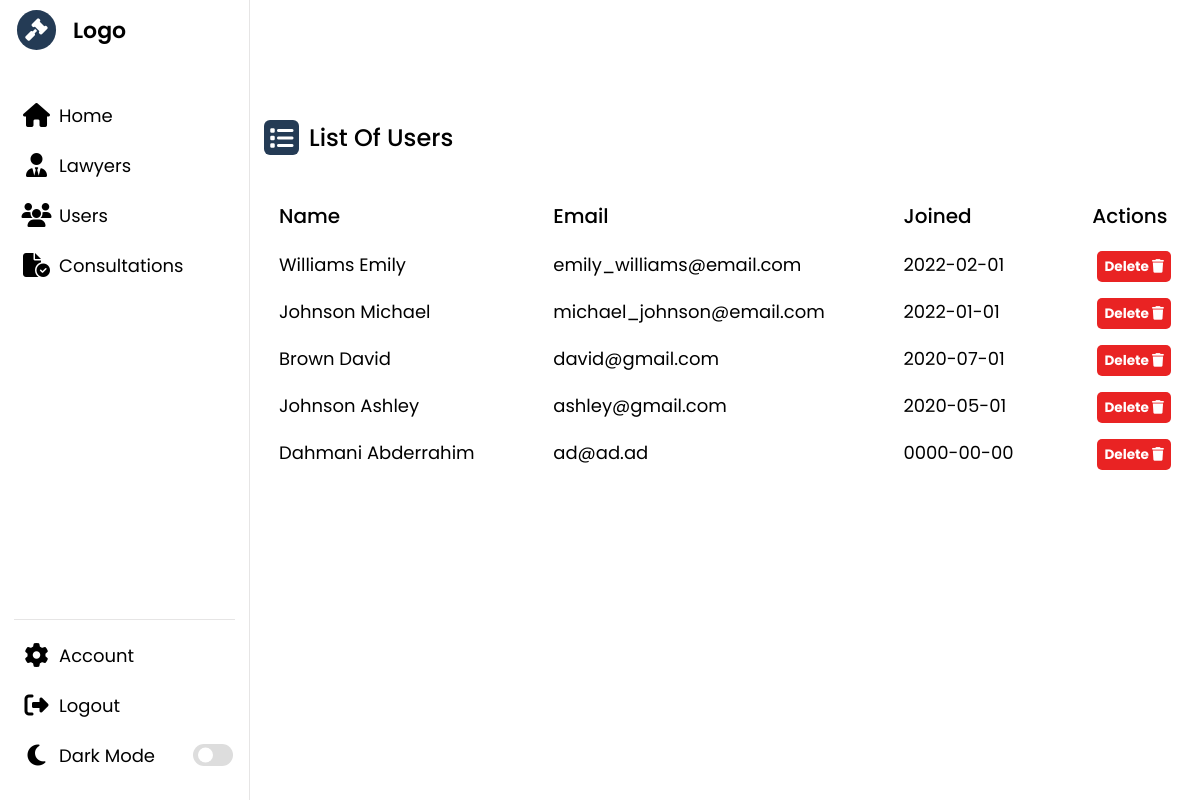
The page /admin/pages/user/user.php (signed in) on the database its author committed.
### tables this page shows
CREATE TABLE `client` (
  `idP` int(11) NOT NULL,
  `nomP` varchar(50) NOT NULL,
  `prenomP` varchar(50) NOT NULL,
  `gender` varchar(50) NOT NULL,
  `adresse` varchar(200) NOT NULL,
  `CNI` varchar(50) NOT NULL,
  `email` varchar(50) NOT NULL,
  `password` varchar(50) NOT NULL,
  `signupDate` date NOT NULL,
  `tel` varchar(15) NOT NULL,
  `photo` varchar(100) NOT NULL
);

### admin/pages/user/user.php (the view, shortened to what this page needs)
<!DOCTYPE html>
<html lang="en">
<head>
    <link rel="stylesheet" href="../../style.css" />
    <link rel="stylesheet" href="https://cdnjs.cloudflare.com/ajax/libs/font-awesome/6.2.1/css/all.min.css" />
</head>
<?php
if (isset($_SESSION['loggedAdmin']) && $_SESSION['loggedAdmin'] == true) {
?>
<body>
    <?php
        include($_SERVER['DOCUMENT_ROOT'] . "/lawyerProject/admin/assets/headerA.php");
        ?>
    <section class="dashboard">
        <div class="dash-content">
            <div class="activity">
                <div class="title">
                    <i class="fa-solid fa-list"></i>
                    <span class="text">List Of Users</span>
                </div>
                <div class="activity-data">
                    <div class="data">
                        <span class="data-title">Name</span>
                        <?php
                            $query = "SELECT * FROM `client` ORDER BY signupDate DESC";
                            $res = $conn->query($query);
                            while ($row = $res->fetch_assoc()) {
                            ?>
                        <span class="data-list"><?php echo $row['nomP'] . " " . $row['prenomP']; ?></span>
                        <?php
                            }
                            ?>
                    </div>
                    <div class="data">
                        <span class="data-title">Email</span>
                        <?php
                            $query = "SELECT * FROM `client` ORDER BY signupDate DESC";
                            $res = $conn->query($query);
                            while ($row = $res->fetch_assoc()) {
                            ?>
                        <span class="data-list"><?php echo $row['email']; ?></span>
                        <?php
                            }
                            ?>
                    </div>
                    <div class="data">
                        <span class="data-title">Joined</span>
                        <?php
                            $query = "SELECT * FROM `client` ORDER BY signupDate DESC";
                            $res = $conn->query($query);
                            while ($row = $res->fetch_assoc()) {
                            ?>
                        <span class="data-list"><?php echo $row['signupDate']; ?></span>
                        <?php
                            }
                            ?>
                    </div>
                    <div class="data">
                        <span class="data-title">Actions</span>
                        <?php
                            $query = "SELECT * FROM `client` ORDER BY signupDate DESC";
                            $res = $conn->query($query);
                            while ($row = $res->fetch_assoc()) {
                            ?>
                        <span class="data-list">
                            <a href="https://localhost/lawyerProject/admin/pages/user/user.php?rmuser=<?php echo $row['idP'];?>"
                                class="delete-btn">
                                Delete
                                <i class="fa-solid fa-trash"></i>
                            </a>
                        </span>
                        <?php
                            }
                            ?>
                    </div>
                </div>
            </div>
        </div>
    </section>
</body>
<?php
} else {
    header("location:https://localhost/lawyerProject/admin/login.php");
}
?>
</html>

### admin/style.css (style rules this page uses)
* { margin: 0; padding: 0; box-sizing: border-box; font-family: "Poppins", sans-serif; }
:root { --primary-color: #243b55; --panel-color: #fff; --text-color: #000; --black-light-color: #707070; --border-color: #e6e5e5; --toggle-color: #ddd; --title-icon-color: #fff; --tran-05: all 0.5s ease; --tran-03: all 0.3s ease; --tran-03: all 0.2s ease; }
body { min-height: 100vh; background-color: var(--primary-color); }
.dashboard { position: relative; left: 250px; background-color: var(--panel-color); min-height: 100vh; width: calc(100% - 250px); padding: 10px 14px; transition: var(--tran-05); }
.dashboard .dash-content { padding-top: 50px; }
.dash-content .title { display: flex; align-items: center; margin: 60px 0 30px 0; }
.dash-content .title i { position: relative; height: 35px; width: 35px; background-color: var(--primary-color); border-radius: 6px; color: var(--title-icon-color); display: flex; align-items: center; justify-content: center; font-size: 24px; }
.dash-content .title .text { font-size: 24px; font-weight: 500; color: var(--text-color); margin-left: 10px; }
.dash-content .activity .activity-data { display: flex; justify-content: space-between; align-items: center; width: 100%; padding: 1rem 0; }
.activity .activity-data { display: flex; }
.activity-data .data { display: flex; flex-direction: column; margin: 0 15px; }
.activity-data .data-title { font-size: 20px; font-weight: 500; color: var(--text-color); }
.activity-data .data .data-list { font-size: 18px; font-weight: 400; margin-top: 20px; white-space: nowrap; color: var(--text-color); }
.add-btn, .delete-btn, .update-btn { font-size: 0.85rem; padding: 0.35rem 0.45rem; cursor: pointer; font-weight: bold; text-decoration: none; color: white; border-radius: 5px; }
.delete-btn { background-color: #e92323; margin-left: 5px; }

### rows shown on the page
client: nomP "Williams", prenomP "Emily", email "emily_williams@email.com", signupDate "2022-02-01"
client: nomP "Johnson", prenomP "Michael", email "michael_johnson@email.com", signupDate "2022-01-01"
client: nomP "Brown", prenomP "David", email "david@gmail.com", signupDate "2020-07-01"
client: nomP "Johnson", prenomP "Ashley", email "ashley@gmail.com", signupDate "2020-05-01"
client: nomP "Dahmani", prenomP "Abderrahim", email "ad@ad.ad", signupDate "0000-00-00"
